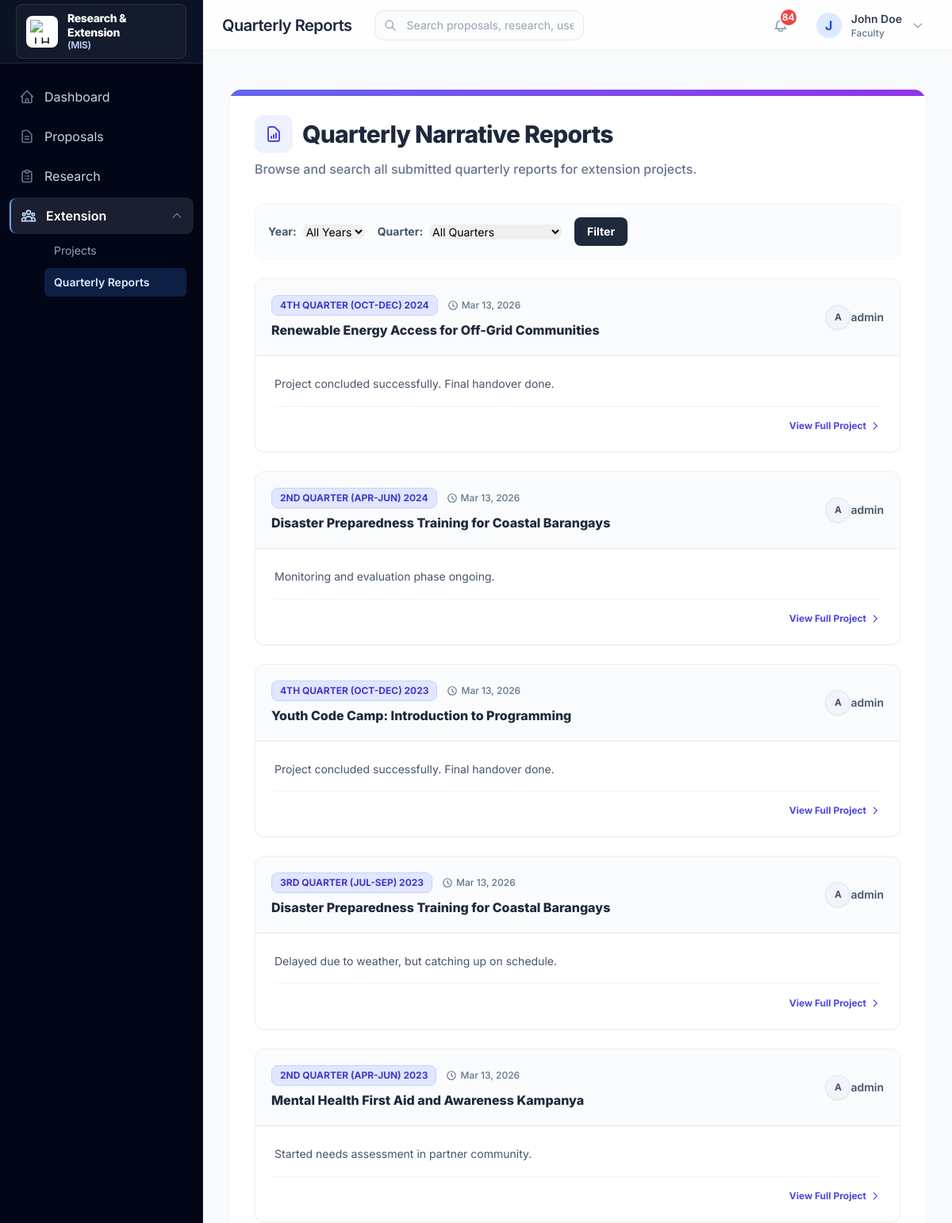
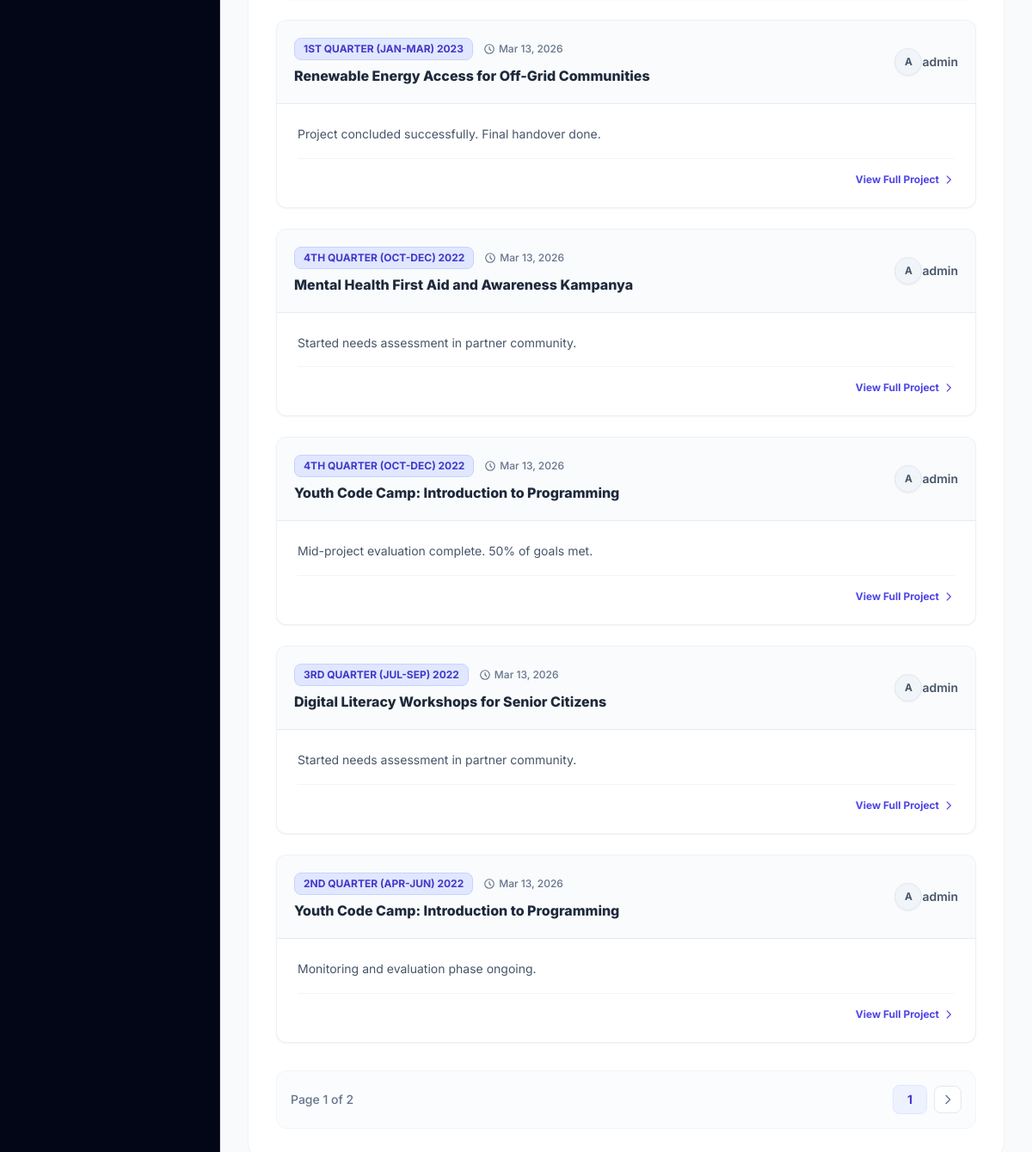
Page /extension/reports/quarterly/ (signed in) on the earlier database version (2 pictures, top to bottom).
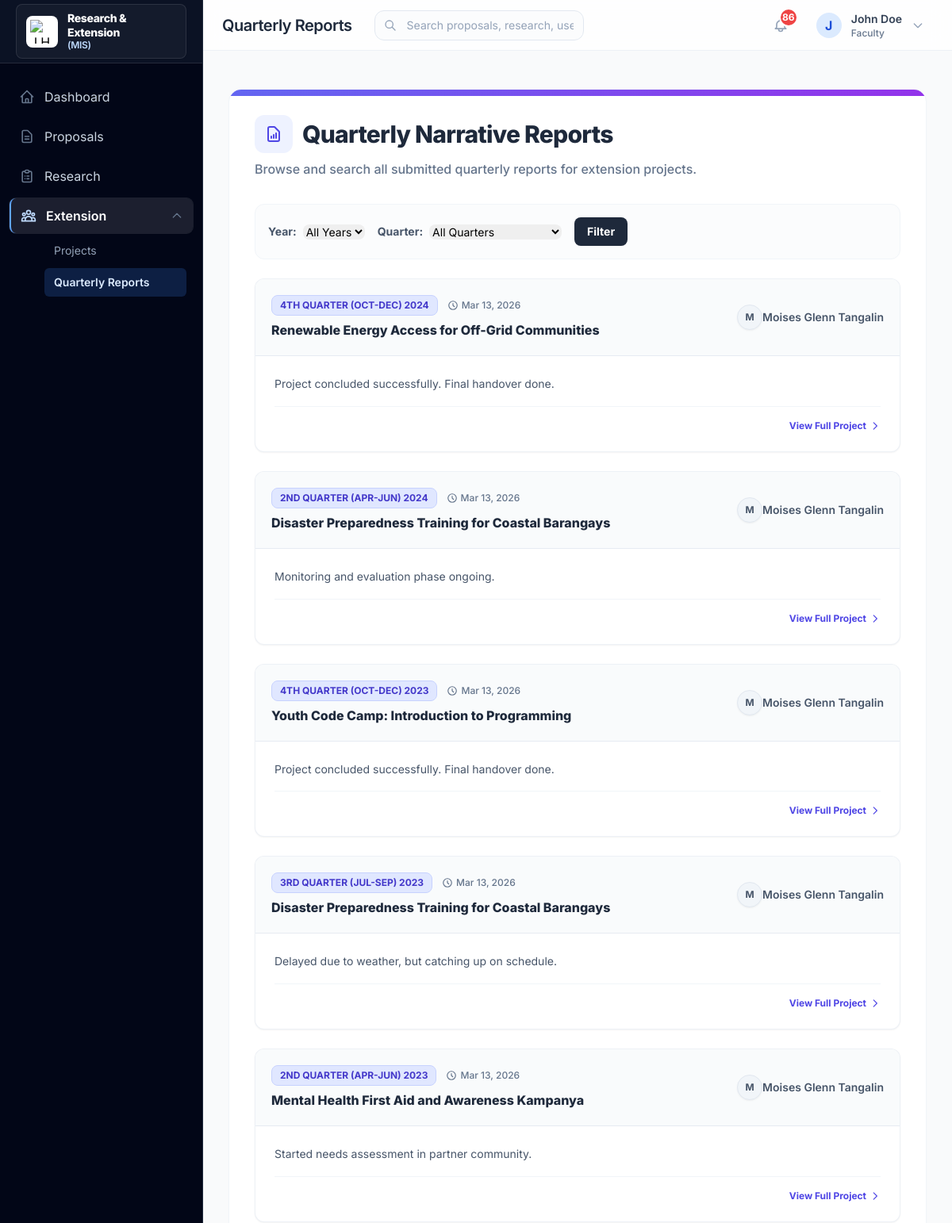
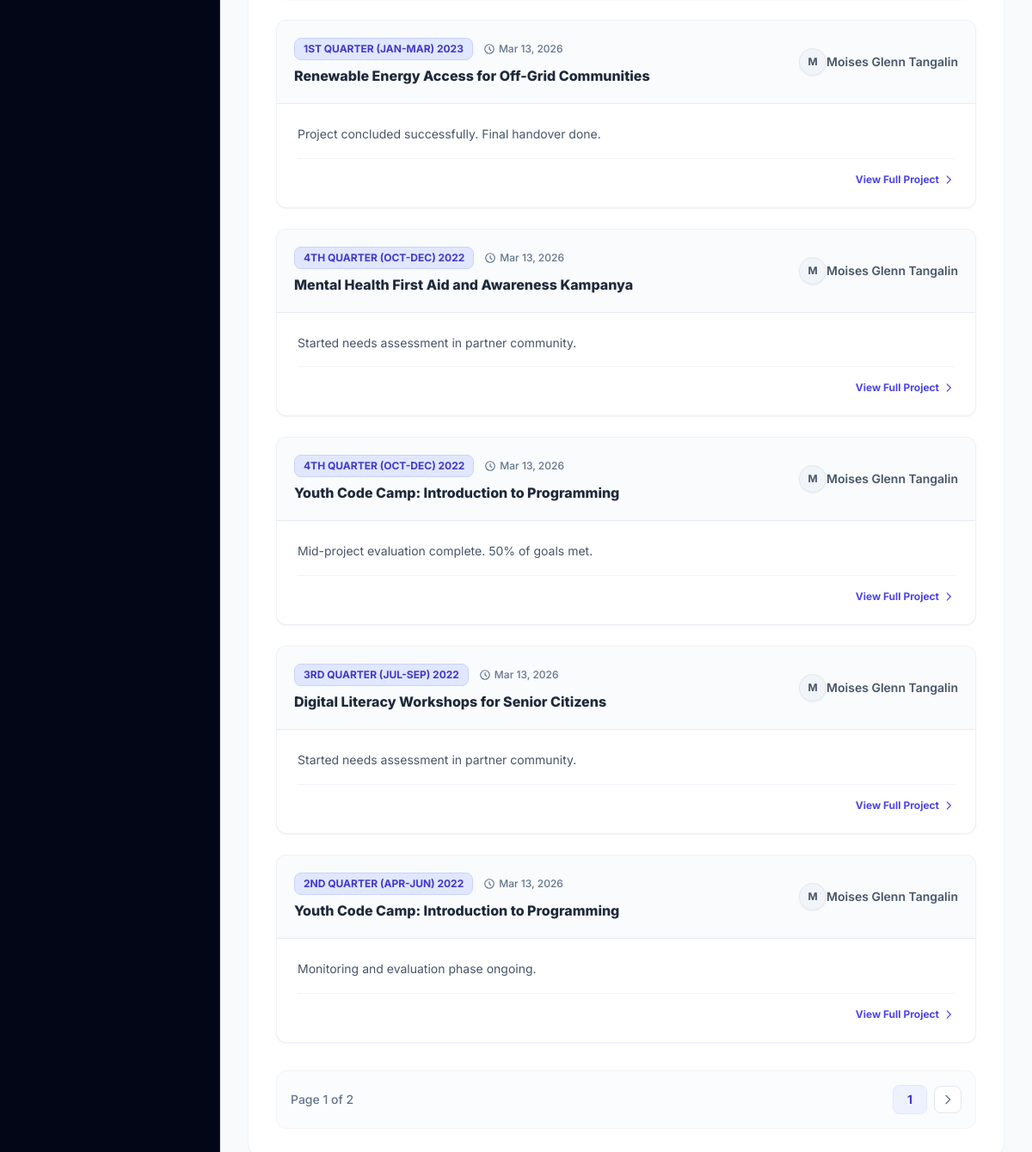
Same page on the later database version (2 pictures, top to bottom).
### extension/models.py (models this page shows, shortened)
class NarrativeReport(models.Model):
    extension_record = models.ForeignKey(
        ExtensionRecord,
        on_delete=models.CASCADE,
        related_name='narrative_reports'
    )
    quarter = models.CharField(max_length=2, choices=ReportQuarter.choices)
    report_year = models.PositiveIntegerField(
        help_text="The year this report covers (e.g. 2024)"
    )
    narrative = models.TextField(
        help_text="Detailed narrative report of activities, achievements, and issues."
    )
    submitted_by = models.ForeignKey(
        settings.AUTH_USER_MODEL,
        on_delete=models.SET_NULL,
        null=True,
        related_name='submitted_narratives'
    )
    date_submitted = models.DateTimeField(auto_now_add=True)
    class Meta:
        ordering = ['-report_year', '-quarter']
        unique_together = ['extension_record', 'quarter', 'report_year']
        verbose_name = 'Narrative Report'
        verbose_name_plural = 'Narrative Reports'

class ExtensionRecord(models.Model):
    proposal = models.ForeignKey(
        Proposal,
        on_delete=models.CASCADE,
        related_name='extension_records',
        null=True,
        blank=True
    )
    title = models.CharField(max_length=255)
    extension_type = models.CharField(
        max_length=30,
        choices=ExtensionType.choices,
        default=ExtensionType.COMMUNITY_SERVICE
    )
    coordinator = models.ForeignKey(
        settings.AUTH_USER_MODEL,
        on_delete=models.CASCADE,
        related_name='extension_coordinated'
    )
    team_members = models.ManyToManyField(
        settings.AUTH_USER_MODEL,
        related_name='extension_participated',
        blank=True
    )
    partner_community = models.CharField(max_length=255, blank=True)
    location = models.CharField(max_length=255)
    status = models.CharField(
        max_length=20,
        choices=ExtensionStatus.choices,
        default=ExtensionStatus.PLANNING
    )
    start_date = models.DateField()
    end_date = models.DateField(null=True, blank=True)
    beneficiary_count = models.PositiveIntegerField(default=0)
    description = models.TextField(blank=True)
    output_documents = models.FileField(upload_to='extension/documents/', blank=True, null=True)
    photos = models.ImageField(upload_to='extension/photos/', blank=True, null=True)
    created_at = models.DateTimeField(auto_now_add=True)
    updated_at = models.DateTimeField(auto_now=True)
    class Meta:
        ordering = ['-start_date']
        verbose_name = 'Extension Record'
        verbose_name_plural = 'Extension Records'

### users/models.py (models this page shows, shortened)
class CustomUser(AbstractUser):
    ROLE_CHOICES = UserRole.choices
    DEPARTMENT_CHOICES = Department.choices
    role = models.CharField(
        max_length=20,
        choices=UserRole.choices,
        default=UserRole.FACULTY
    )
    employee_id = models.CharField(max_length=50, blank=True)
    department = models.CharField(
        max_length=100,
        choices=Department.choices,
        blank=True
    )
    phone = models.CharField(max_length=20, blank=True)
    created_at = models.DateTimeField(auto_now_add=True)
    updated_at = models.DateTimeField(auto_now=True)
    class Meta:
        verbose_name = 'User'
        verbose_name_plural = 'Users'
    @property
    def is_admin(self):
        return self.role == UserRole.ADMIN or self.is_superuser
    @property
    def is_faculty(self):
        return self.role == UserRole.FACULTY
    @property
    def is_research_staff(self):
        return self.role == UserRole.RESEARCH_STAFF
    @property
    def is_extension_staff(self):
        return self.role == UserRole.EXTENSION_STAFF

### extension/views.py (the view)
# urls.py: path('reports/quarterly/', views.quarterly_reports_list, name='quarterly_reports'),
@login_required
def quarterly_reports_list(request: HttpRequest) -> HttpResponse:
    reports = NarrativeReport.objects.select_related('extension_record', 'submitted_by')
    year_filter = request.GET.get('year')
    quarter_filter = request.GET.get('quarter')
    if year_filter:
        reports = reports.filter(report_year=year_filter)
    if quarter_filter:
        reports = reports.filter(quarter=quarter_filter)
    available_years = NarrativeReport.objects.values_list('report_year', flat=True).distinct().order_by('-report_year')
    quarters = ReportQuarter.choices
    paginator = Paginator(reports, 10)
    page_number = request.GET.get('page')
    page_obj = paginator.get_page(page_number)
    context = {
        'page_obj': page_obj,
        'available_years': available_years,
        'quarters': quarters,
        'current_year_filter': year_filter,
        'current_quarter_filter': quarter_filter,
    }
    return render(request, 'extension/quarterly_reports_list.html', context)

### templates/extension/quarterly_reports_list.html (shortened to what the changed rows need)
{% extends 'base.html' %}
{% block page_title %}Quarterly Reports{% endblock %}
{% block content %}
<div class="max-w-7xl mx-auto mt-4 mb-10">
    <div class="bg-white rounded-2xl shadow-card border border-slate-100 overflow-hidden relative">
        <div class="p-6 md:p-8">
            <div class="flex flex-col md:flex-row md:items-center justify-between gap-4 mb-8">
                <div>
                    <h1 class="text-2xl md:text-3xl font-extrabold text-slate-800 tracking-tight flex items-center gap-3">
                        <div class="w-12 h-12 rounded-xl bg-indigo-50 text-indigo-600 flex items-center justify-center flex-shrink-0">
                            <svg class="w-6 h-6" fill="none" stroke="currentColor" viewBox="0 0 24 24"><path stroke-linecap="round" stroke-linejoin="round" stroke-width="2" d="M9 17v-2m3 2v-4m3 4v-6m2 10H7a2 2 0 01-2-2V5a2 2 0 012-2h5.586a1 1 0 01.707.293l5.414 5.414a1 1 0 01.293.707V19a2 2 0 01-2 2z"></path></svg>
                        </div>
                        Quarterly Narrative Reports
                    </h1>
                </div>
            </div>
            <div class="space-y-6">
                {% for report in page_obj %}
                <div class="bg-white border text-sm border-slate-200/60 rounded-xl overflow-hidden shadow-sm transition-all hover:shadow-md">
                    <div class="bg-slate-50/80 border-b border-slate-200/80 p-5 flex flex-col md:flex-row md:items-center justify-between gap-4">
                        <div>
                            <div class="flex items-center gap-3 mb-1">
                                <span class="px-2.5 py-1 bg-indigo-100 text-indigo-700 text-xs font-bold uppercase rounded-lg border border-indigo-200">
                                    {{ report.get_quarter_display }} {{ report.report_year }}
                                </span>
                                <span class="text-xs font-medium text-slate-500 flex items-center gap-1">
                                    <svg class="w-3.5 h-3.5" fill="none" stroke="currentColor" viewBox="0 0 24 24"><path stroke-linecap="round" stroke-linejoin="round" stroke-width="2" d="M12 8v4l3 3m6-3a9 9 0 11-18 0 9 9 0 0118 0z"></path></svg>
                                    {{ report.date_submitted|date:"M d, Y" }}
                                </span>
                            </div>
                            <h3 class="text-base font-extrabold text-slate-800 break-words mt-1.5">
                                <a href="{% url 'extension_detail' report.extension_record.pk %}" class="hover:text-indigo-600 transition-colors">
                                    {{ report.extension_record.title }}
                                </a>
                            </h3>
                        </div>
                        <div class="flex items-center gap-2shrink-0 self-start md:self-auto">
                            <div class="w-8 h-8 rounded-full bg-slate-100 text-slate-600 flex items-center justify-center text-xs font-bold border border-slate-200 shadow-sm" title="{{ report.submitted_by.get_full_name|default:report.submitted_by.username }}">
                                {{ report.submitted_by.first_name|make_list|first|default:report.submitted_by.username|make_list|first|upper }}
                            </div>
                            <span class="text-sm font-semibold text-slate-600 hidden sm:block">{{ report.submitted_by.get_full_name|default:report.submitted_by.username }}</span>
                        </div>
                    </div>
                    <div class="p-6">
                        <div class="prose prose-sm prose-slate max-w-none text-slate-600">
                            <p class="whitespace-pre-line leading-relaxed">{{ report.narrative }}</p>
                        </div>
                        <div class="mt-4 pt-4 border-t border-slate-100 flex justify-end">
                            <a href="{% url 'extension_detail' report.extension_record.pk %}" class="inline-flex items-center text-xs font-bold text-indigo-600 hover:text-indigo-800 transition-colors">
                                View Full Project
                                <svg class="w-3.5 h-3.5 ml-1" fill="none" stroke="currentColor" viewBox="0 0 24 24"><path stroke-linecap="round" stroke-linejoin="round" stroke-width="2" d="M9 5l7 7-7 7"></path></svg>
                            </a>
                        </div>
                    </div>
                </div>
                {% endfor %}
            </div>
        </div>
    </div>
</div>
{% endblock %}

### templates/base.html (shortened to what the changed rows need)
{% load static %}
<!DOCTYPE html>
<html lang="en">
<head>
    <script src="https://cdn.tailwindcss.com"></script>
</head>
<body class="bg-gray-50" x-data="{ sidebarOpen: false }">
    {% if user.is_authenticated %}
    <div class="flex h-screen">
        <aside data-sidebar-variant="executive-clean"
            :class="sidebarOpen ? 'translate-x-0 shadow-2xl' : '-translate-x-full'"
            class="fixed inset-y-0 left-0 z-50 w-64 bg-slate-950 border-r border-slate-800 transform transition-transform duration-300 ease-in-out lg:relative lg:translate-x-0 lg:shadow-sm flex flex-col"
        >
            <div class="flex items-center justify-between h-20 px-5 border-b border-white/10 bg-slate-900/70">
                <div class="flex items-center gap-3 min-w-0 rounded-lg border border-white/10 bg-white/[0.04] px-3 py-2 shadow-sm">
                    <h1 class="text-sm font-extrabold text-white leading-tight tracking-tight">
                        Research &amp; Extension
                        <span class="block text-xs font-semibold text-blue-200">(MIS)</span>
                    </h1>
                </div>
            </div>
        </aside>
        <div class="flex-1 flex flex-col min-w-0">
            <header class="bg-white/80 backdrop-blur-md border-b border-slate-200/60 sticky top-0 z-30 h-16 flex flex-col justify-center">
                <div class="flex items-center justify-between px-4 sm:px-6">
                    <div class="flex items-center gap-3">
                        <h2 class="text-xl font-semibold text-slate-800 tracking-tight hidden lg:block leading-none">{% block page_title %}Dashboard{% endblock %}</h2>
                    </div>
                    <div class="flex items-center gap-4">
                        <div class="relative" x-data="{ notifyOpen: false }">
                            <button @click="notifyOpen = !notifyOpen" @click.away="notifyOpen = false" class="p-2 text-slate-400 hover:text-blue-600 hover:bg-blue-50 rounded-full transition-colors relative focus:outline-none">
                                {% if notification_count > 0 %}
                                <span class="absolute -top-1 -right-1 min-w-6 h-6 bg-red-500 text-white text-xs font-bold rounded-full border-2 border-white flex items-center justify-center leading-none">
                                    {% if notification_count > 99 %}99+{% else %}{{ notification_count }}{% endif %}
                                </span>
                                {% endif %}
                            </button>
                        </div>
                    </div>
                </div>
            </header>
            <main class="flex-1 overflow-x-hidden overflow-y-auto p-4 sm:p-6 lg:p-8">
                <div class="max-w-7xl mx-auto">
                    {% block content %}{% endblock %}
                </div>
            </main>
        </div>
    </div>
    {% else %}
    <div class="min-h-screen flex flex-col justify-center bg-slate-50">
        {% block login_content %}{% endblock %}
    </div>
    {% endif %}
</body>
</html>

Differences in the rows shown:
changed through a linked row, NarrativeReport (number 1 of 10 on the later page): submitted_by.first_name|make_list "A" → "M"; submitted_by.get_full_name "admin" → "Moises Glenn Tangalin"
changed through a linked row, NarrativeReport (number 2 of 10 on the later page): submitted_by.first_name|make_list "A" → "M"; submitted_by.get_full_name "admin" → "Moises Glenn Tangalin"
changed through a linked row, NarrativeReport (number 3 of 10 on the later page): submitted_by.first_name|make_list "A" → "M"; submitted_by.get_full_name "admin" → "Moises Glenn Tangalin"
changed through a linked row, NarrativeReport "Delayed due to weather, but catching up on schedule.": submitted_by.first_name|make_list "A" → "M"; submitted_by.get_full_name "admin" → "Moises Glenn Tangalin"
changed through a linked row, NarrativeReport (number 5 of 10 on the later page): submitted_by.first_name|make_list "A" → "M"; submitted_by.get_full_name "admin" → "Moises Glenn Tangalin"
changed through a linked row, NarrativeReport "1ST QUARTER (JAN-MAR)": submitted_by.first_name|make_list "A" → "M"; submitted_by.get_full_name "admin" → "Moises Glenn Tangalin"
changed through a linked row, NarrativeReport (number 7 of 10 on the later page): submitted_by.first_name|make_list "A" → "M"; submitted_by.get_full_name "admin" → "Moises Glenn Tangalin"
changed through a linked row, NarrativeReport "Mid-project evaluation complete. 50% of goals met.": submitted_by.first_name|make_list "A" → "M"; submitted_by.get_full_name "admin" → "Moises Glenn Tangalin"
changed through a linked row, NarrativeReport "Digital Literacy Workshops for Senior Citizens": submitted_by.first_name|make_list "A" → "M"; submitted_by.get_full_name "admin" → "Moises Glenn Tangalin"
changed through a linked row, NarrativeReport (number 10 of 10 on the later page): submitted_by.first_name|make_list "A" → "M"; submitted_by.get_full_name "admin" → "Moises Glenn Tangalin"
Other differences:
{{ notification_count }}: "84" → "86"
